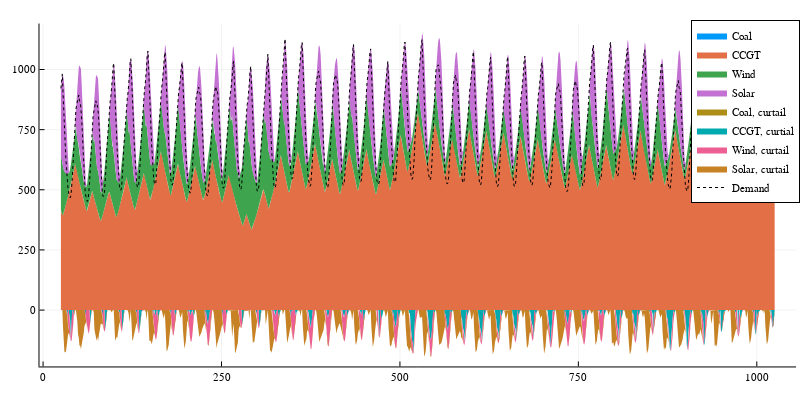

Notebook code for this chart:
### Code cell
using Plots

@userplot StackedArea

# a simple "recipe" for Plots.jl to get stacked area plots
# usage: stackedarea(xvector, datamatrix, plotsoptions)
@recipe function f(pc::StackedArea)
    x, y = pc.args
    n = length(x)
    y = cumsum(y, dims=2)
    seriestype := :shape

    # create a filled polygon for each item
    for c=1:size(y,2)
        sx = vcat(x, reverse(x))
        sy = vcat(y[:,c], c==1 ? zeros(n) : reverse(y[:,c-1]))
        @series (sx, sy)
    end
end

a = X_gen_matrix[1, time_ls]
b = X_gen_matrix[2, time_ls]
c = X_gen_matrix[3, time_ls]
d = X_gen_matrix[4, time_ls]
a_c = X_cur_matrix[1, time_ls] * -1
b_c = X_cur_matrix[2, time_ls] * -1
c_c = X_cur_matrix[3, time_ls] * -1
d_c = X_cur_matrix[4, time_ls] * -1
x = time_ls

plotly()
stackedarea(x, [d c b a], labels=["Coal" "CCGT" "Wind" "Solar"], lw=0)
stackedarea!(x, [d_c c_c b_c a_c], labels=["Coal, curtail" "CCGT, curtial" "Wind, curtail" "Solar, curtail"], lw=0)
plot!(x, total_demand[time_ls], label="Demand", lc=:black, lw=1, ls=:dot)
# plot!(x, value.(X_D)[:], label="Demand, shifted", lc=:black, lw=2)
plot!(size=(800,400))

### Figure 1 — Plotly figure (JSON) as saved in the notebook; plotly's stock layout.template omitted (floating-point values rounded to 4 significant figures; data arrays with more than 128 entries replaced by an {"elided": "..."} marker saying what was removed)
{"data": [{"fill": "tozeroy", "fillcolor": "rgba(0, 154, 250, 1.000)", "legendgroup": "Coal", "line": {"color": "rgba(0, 0, 0, 1.000)", "dash": "solid", "width": 0}, "mode": "lines", "name": "Coal", "showlegend": true, "type": "scatter", "x": {"elided": "2003 int values"}, "xaxis": "x1", "y": {"elided": "2003 int values"}, "yaxis": "y1"}, {"fill": "tozeroy", "fillcolor": "rgba(227, 111, 71, 1.000)", "legendgroup": "CCGT", "line": {"color": "rgba(0, 0, 0, 1.000)", "dash": "solid", "width": 0}, "mode": "lines", "name": "CCGT", "showlegend": true, "type": "scatter", "x": {"elided": "2003 int values"}, "xaxis": "x1", "y": {"elided": "2003 float values"}, "yaxis": "y1"}, {"fill": "tozeroy", "fillcolor": "rgba(62, 164, 78, 1.000)", "legendgroup": "Wind", "line": {"color": "rgba(0, 0, 0, 1.000)", "dash": "solid", "width": 0}, "mode": "lines", "name": "Wind", "showlegend": true, "type": "scatter", "x": {"elided": "2003 int values"}, "xaxis": "x1", "y": {"elided": "2003 float values"}, "yaxis": "y1"}, {"fill": "tozeroy", "fillcolor": "rgba(195, 113, 210, 1.000)", "legendgroup": "Solar", "line": {"color": "rgba(0, 0, 0, 1.000)", "dash": "solid", "width": 0}, "mode": "lines", "name": "Solar", "showlegend": true, "type": "scatter", "x": {"elided": "2003 int values"}, "xaxis": "x1", "y": {"elided": "2003 float values"}, "yaxis": "y1"}, {"fill": "tozeroy", "fillcolor": "rgba(172, 142, 24, 1.000)", "legendgroup": "Coal, curtail", "line": {"color": "rgba(0, 0, 0, 1.000)", "dash": "solid", "width": 0}, "mode": "lines", "name": "Coal, curtail", "showlegend": true, "type": "scatter", "x": {"elided": "2003 int values"}, "xaxis": "x1", "y": {"elided": "2003 int values"}, "yaxis": "y1"}, {"fill": "tozeroy", "fillcolor": "rgba(0, 170, 174, 1.000)", "legendgroup": "CCGT, curtial", "line": {"color": "rgba(0, 0, 0, 1.000)", "dash": "solid", "width": 0}, "mode": "lines", "name": "CCGT, curtial", "showlegend": true, "type": "scatter", "x": {"elided": "2003 int values"}, "xaxis": "x1", "y": {"elided": "2003 float values"}, "yaxis": "y1"}, {"fill": "tozeroy", "fillcolor": "rgba(237, 94, 147, 1.000)", "legendgroup": "Wind, curtail", "line": {"color": "rgba(0, 0, 0, 1.000)", "dash": "solid", "width": 0}, "mode": "lines", "name": "Wind, curtail", "showlegend": true, "type": "scatter", "x": {"elided": "2003 int values"}, "xaxis": "x1", "y": {"elided": "2003 float values"}, "yaxis": "y1"}, {"fill": "tozeroy", "fillcolor": "rgba(198, 130, 37, 1.000)", "legendgroup": "Solar, curtail", "line": {"color": "rgba(0, 0, 0, 1.000)", "dash": "solid", "width": 0}, "mode": "lines", "name": "Solar, curtail", "showlegend": true, "type": "scatter", "x": {"elided": "2003 int values"}, "xaxis": "x1", "y": {"elided": "2003 float values"}, "yaxis": "y1"}, {"colorbar": {"len": 0.9525, "title": "", "x": 0.9951, "y": 0.5139}, "legendgroup": "Demand", "line": {"color": "rgba(0, 0, 0, 1.000)", "dash": "dot", "shape": "linear", "width": 1}, "mode": "lines", "name": "Demand", "showlegend": true, "type": "scatter", "x": {"elided": "1001 int values"}, "xaxis": "x", "y": {"elided": "1001 float values"}, "yaxis": "y", "zmax": null, "zmin": null}], "layout": {"annotations": [], "height": 400, "legend": {"bgcolor": "rgba(255, 255, 255, 1.000)", "bordercolor": "rgba(0, 0, 0, 1.000)", "borderwidth": 1, "font": {"color": "rgba(0, 0, 0, 1.000)", "family": "sans-serif", "size": 11}, "title": {"font": {"color": "rgba(0, 0, 0, 1.000)", "family": "sans-serif", "size": 15}, "text": ""}, "tracegroupgap": 0, "traceorder": "normal", "x": 1, "xanchor": "auto", "y": 1, "yanchor": "auto"}, "margin": {"b": 20, "l": 0, "r": 0, "t": 20}, "paper_bgcolor": "rgba(255, 255, 255, 1.000)", "plot_bgcolor": "rgba(255, 255, 255, 1.000)", "showlegend": true, "width": 800, "xaxis": {"anchor": "y", "domain": [0.04937, 0.9951], "gridcolor": "rgba(0, 0, 0, 0.100)", "gridwidth": 0.5, "linecolor": "rgba(0, 0, 0, 1.000)", "mirror": false, "range": [-5, 1055], "showgrid": true, "showline": true, "showticklabels": true, "tickangle": 0, "tickcolor": "rgb(0, 0, 0)", "tickfont": {"color": "rgba(0, 0, 0, 1.000)", "family": "sans-serif", "size": 11}, "tickmode": "array", "ticks": "inside", "ticktext": ["0", "250", "500", "750", "1000"], "tickvals": [0, 250, 500, 750, 1000], "title": "", "titlefont": {"color": "rgba(0, 0, 0, 1.000)", "family": "sans-serif", "size": 15}, "type": "-", "visible": true, "zeroline": false, "zerolinecolor": "rgba(0, 0, 0, 1.000)"}, "yaxis": {"anchor": "x", "domain": [0.03762, 0.9902], "gridcolor": "rgba(0, 0, 0, 0.100)", "gridwidth": 0.5, "linecolor": "rgba(0, 0, 0, 1.000)", "mirror": false, "range": [-234.4, 1191.0], "showgrid": true, "showline": true, "showticklabels": true, "tickangle": 0, "tickcolor": "rgb(0, 0, 0)", "tickfont": {"color": "rgba(0, 0, 0, 1.000)", "family": "sans-serif", "size": 11}, "tickmode": "array", "ticks": "inside", "ticktext": ["0", "250", "500", "750", "1000"], "tickvals": [0, 250, 500, 750, 1000], "title": "", "titlefont": {"color": "rgba(0, 0, 0, 1.000)", "family": "sans-serif", "size": 15}, "type": "-", "visible": true, "zeroline": false, "zerolinecolor": "rgba(0, 0, 0, 1.000)"}}}
